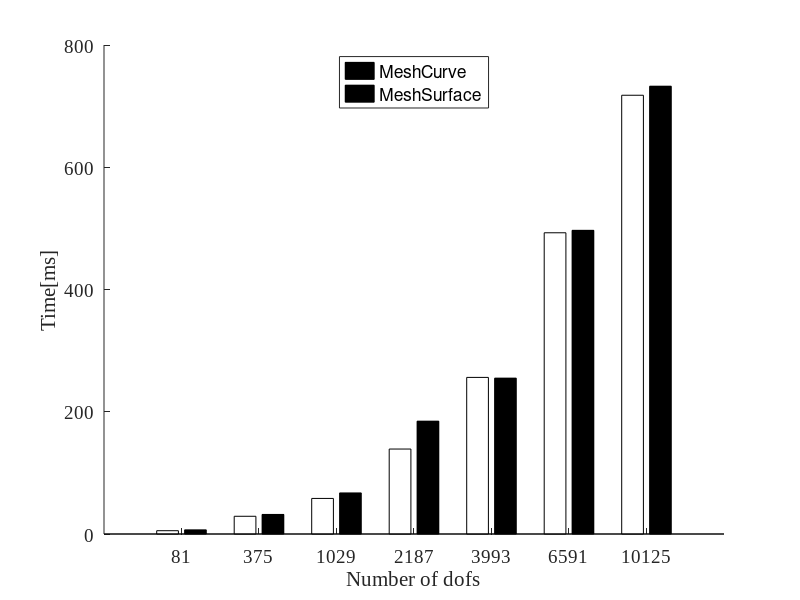

Source code (MATLAB):
clc;
clear;

mesh1 = [5.4	29	58.2	139	256.2	492.8	717.8];
mesh2 = [6.8	32	67.2	184.6	255	496.8	732.6];

mesh = [5.4,6.8;29,32;58.2,67.2;139,184.6;256.2,255;492.8,496.8;717.8,732.6];


figure('Renderer', 'painters', 'Position', [10 10 900 350])
hold on
b = bar(mesh,'FaceColor','flat');

names = [81
375
1029
2187
3993
6591
10125
];



set(gca,'xtick',[1:7],'xticklabel',names);

set(gca, 'FontName', 'Times New Roman')
set(gca,'fontsize',14)
ylabel('Time[ms]');
xlabel('Number of dofs');

%labels=['MeshCurve';'MeshSurface'];
%legend(b,labels);

labels=['1029 doff';'1536 dofs'];
legend(b,labels);



%h = [b(1)];
 % Now call the legend function passing the handle h and specify the text
legend(b,'MeshCurve','MeshSurface','Location','north');



